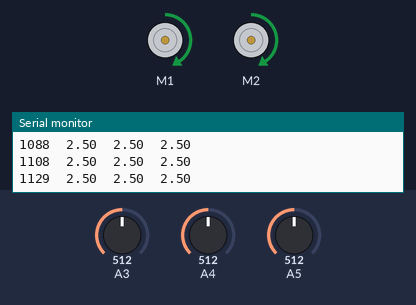
Recording of a sketch running on a simulated Arduino Uno, built with avr-gcc and run on an emulated ATmega328P. Parts: 2 × DC motor (green arrow = forward, orange = backward, longer = faster), the last lines printed to the serial monitor. The inputs (shaded band) are chosen by the test bench; at power-on: A3 = 512, A5 = 512, A4 = 512.

Above: at 1.2 s.
1.3 s: A3 set to 716
At 1.7 s:
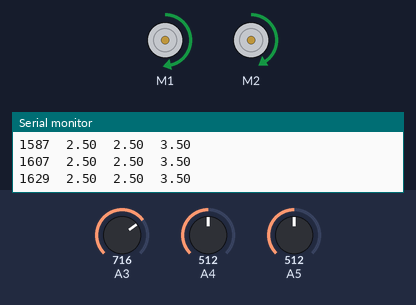
2.8 s: A5 set to 716
At 3.2 s:
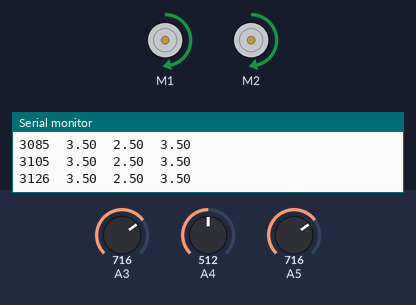
4.3 s: A3 set to 900
At 5.4 s:
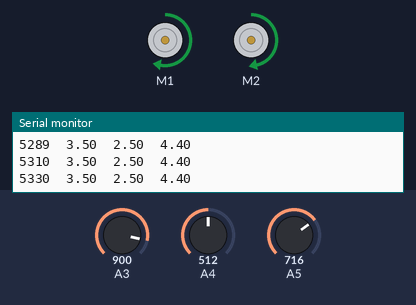
5.8 s: A4 set to 720
8.8 s: A4 set to 752
At 9.8 s:
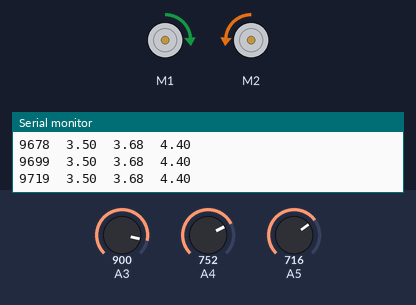
10.3 s: A3 set to 754
11.8 s: A3 set to 720
At 13.2 s:
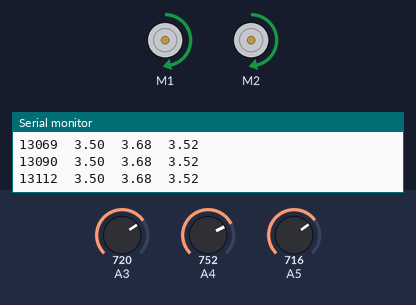
Timing chart, 0 to 14.8 s (numbered marks = the images above; inputs shaded):
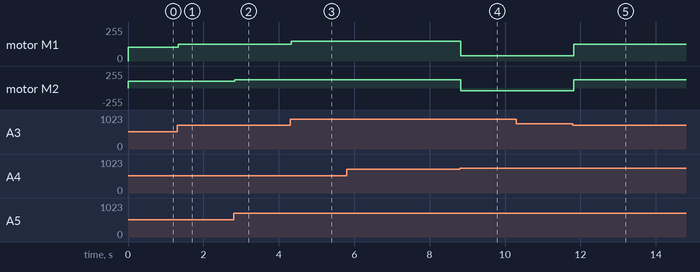

The sketch:

LineTraceCar.ino
```cpp
#include <DRV8835MotorShield.h>
DRV8835MotorShield motors;

#define KP 37
#define KI 0
#define KD 2.8
#define target 2
#define CarSpeed_L 160
#define CarSpeed_R 160
#define C2 2.4
#define RA 3.6
#define spin 60

static signed long diff_L[2];
static signed long diff_R[2];
static float integral_L;
static float integral_R;
static int flag;
unsigned long time;

void setup()
{
  Serial.begin(9600);
}

void loop()
{
  int sVal3 = analogRead(A3);
  int sVal4 = analogRead(A4);
  int sVal5 = analogRead(A5);
  float dt,pretime;

  float vR = sVal3 * (5.0 / 1023.0);
  float vC = sVal4 * (5.0 / 1023.0);
  float vL = sVal5 * (5.0 / 1023.0);
  if(vL>C2&&vC>C2&&vR<C2)/*bbw*/
  {
    flag=0;
  }
  else if(vL>C2&&vC<C2&&vR<C2)/*bww*/
  {
    flag=0;
  }
  else if(vL<C2&&vC>C2&&vR>C2)/*wbb*/
  {
    flag=1;
  }
  else if(vL<C2&&vC<C2&&vR>C2)/*wwb*/
  {
    flag=1;
  }

  dt=(millis()-pretime)/1000;
  pretime=millis();

  time=millis();
  Serial.print(time);
  Serial.print("\t");
  Serial.print(vL);
  Serial.print("\t");
  Serial.print(vC);
  Serial.print("\t");
  Serial.print(vR);
  Serial.print("\n");

  int LSPEED=L_PD(vR,dt);
  int RSPEED=R_PD(vL,dt);

  int ResultSpeed_L=CarSpeed_L+LSPEED;
  int ResultSpeed_R=CarSpeed_R+RSPEED;

  if(vL<C2&&vC<C2&&vR<C2)
  {
    if(flag==0)
    {
      motors.setM1Speed(-spin);
      motors.setM2Speed(spin);
    }
    else if(flag==1)
    {
      motors.setM1Speed(spin);
      motors.setM2Speed(-spin);
    }
  }
  else if(vC>RA&&vR>RA)
    {
      motors.setM1Speed(spin);
      motors.setM2Speed(-spin);
    }
  else if(vL>RA&&vC>RA)
    {
      motors.setM1Speed(-spin);
      motors.setM2Speed(spin);
    }
  else{
      motors.setM1Speed(ResultSpeed_L);
      motors.setM2Speed(ResultSpeed_R);
  }
}

/*左のセンサによるPID*/
float L_PD(float vL,float dt){
  float p,i,d;

  diff_L[0]=diff_L[1];
  diff_L[1]=vL-target;
  integral_L+=(diff_L[1]+diff_L[0])/2*dt;

  p=KP*diff_L[1];
  i=KI*integral_L;
  d=KD*(diff_L[1]-diff_L[0])/dt;

  return  math_limit(p+i+d);
}

/*右のセンサによるPID*/
float R_PD(float vR,float dt){
  float p,i,d;

  diff_R[0]=diff_R[1];
  diff_R[1]=vR-target;
  integral_R+=(diff_R[1]+diff_R[0])/2*dt;

  p=KP*diff_R[1];
  i=KI*integral_R;
  d=KD*(diff_R[1]-diff_R[0])/dt;

  return math_limit(p+i+d);
}

float math_limit(float pid) {
  pid = constrain(pid, -35 , 150);

  return pid;
}
```

Measured:
- the behaviour switches between 736 and 737 on A4 (found by bisection; images 3 and 4)
- the behaviour switches between 737 and 736 on A3 (found by bisection; images 4 and 5)
- after the input at 1.3 s, motor M1: forward 102/255 → forward 125/255 at once
- after the input at 2.8 s, motor M2: forward 102/255 → forward 125/255 at once
- after the input at 4.3 s, motor M1: forward 125/255 → forward 149/255 at once
- after the input at 8.8 s, motor M1: forward 149/255 → forward 38/255 at once; motor M2: forward 125/255 → backward 38/255 at once
- after the input at 11.8 s, motor M1: forward 38/255 → forward 125/255 at once; motor M2: backward 38/255 → forward 125/255 at once
